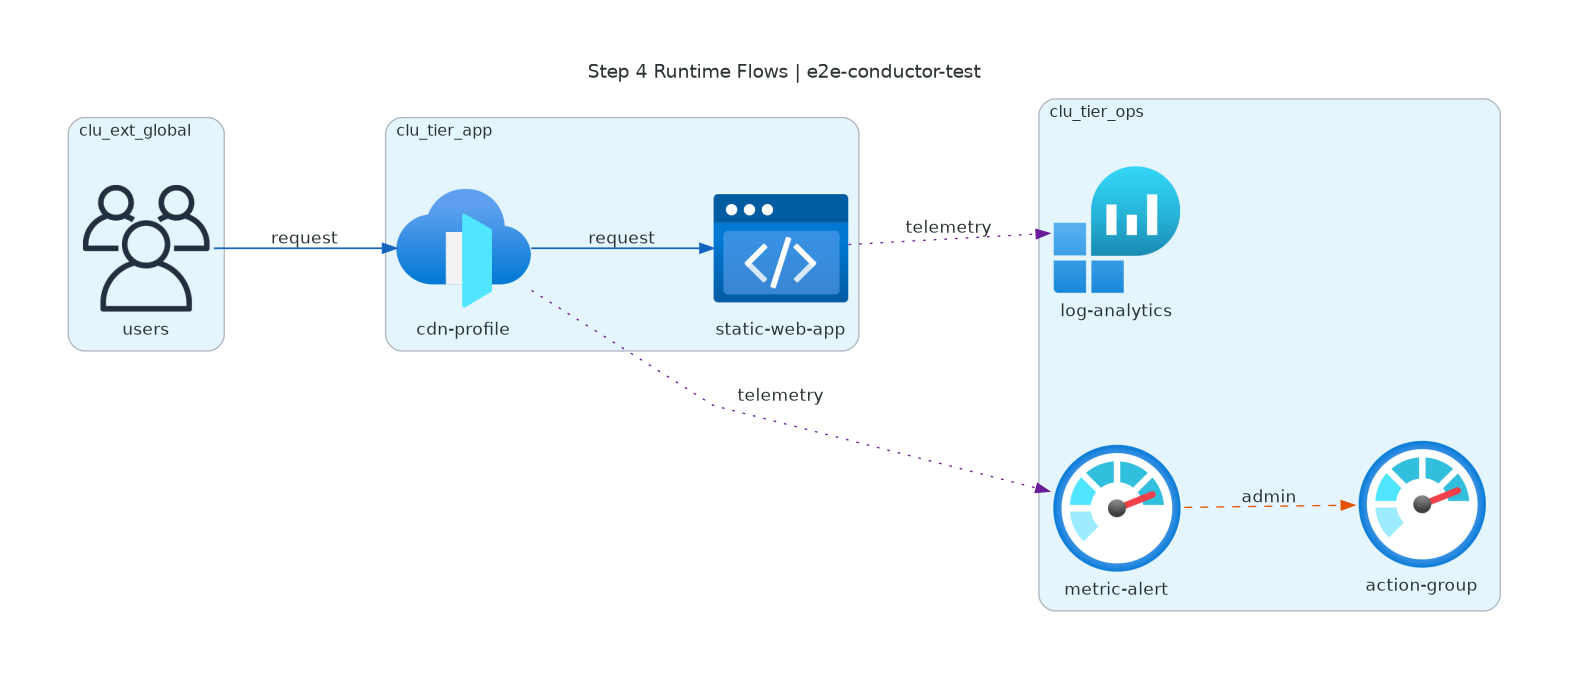

Write the Python code that produced this figure.
"""Step 4 runtime flow diagram for e2e-conductor-test (non-Mermaid)."""

from diagrams import Cluster, Diagram, Edge
from diagrams.azure.monitor import LogAnalyticsWorkspaces, Monitor
from diagrams.azure.web import FrontDoorAndCDNProfiles, StaticApps
from diagrams.onprem.client import Users

graph_attr = {
    "bgcolor": "white",
    "pad": "0.6",
    "nodesep": "1.0",
    "ranksep": "1.2",
    "splines": "polyline",
    "fontsize": "14",
    "labelloc": "t",
    "label": "Step 4 Runtime Flows | e2e-conductor-test",
}

cluster_attr = {"style": "rounded", "fontsize": "12"}

with Diagram(
    "e2e-conductor-test-runtime",
    filename="agent-output/e2e-conductor-test/04-runtime-diagram",
    show=False,
    direction="LR",
    outformat="png",
    graph_attr=graph_attr,
):
    with Cluster("clu_ext_global", graph_attr=cluster_attr):
        n_edge_user_browser = Users("users")

    with Cluster("clu_tier_app", graph_attr=cluster_attr):
        n_web_swa_frontend = StaticApps("static-web-app")
        n_edge_cdn_global = FrontDoorAndCDNProfiles("cdn-profile")

    with Cluster("clu_tier_ops", graph_attr=cluster_attr):
        n_ops_loganalytics_main = LogAnalyticsWorkspaces("log-analytics")
        n_ops_metric_alert = Monitor("metric-alert")
        n_ops_action_group = Monitor("action-group")

    e_runtime = Edge(color="#1565C0", style="bold", penwidth="1.3")
    e_control = Edge(color="#E65100", style="dashed")
    e_observe = Edge(color="#6A1B9A", style="dotted")

    n_edge_user_browser >> Edge(label="request", **e_runtime.attrs) >> n_edge_cdn_global
    n_edge_cdn_global >> Edge(label="request", **e_runtime.attrs) >> n_web_swa_frontend

    n_edge_cdn_global >> Edge(label="telemetry", **e_observe.attrs) >> n_ops_metric_alert
    n_web_swa_frontend >> Edge(label="telemetry", **e_observe.attrs) >> n_ops_loganalytics_main
    n_ops_metric_alert >> Edge(label="admin", **e_control.attrs) >> n_ops_action_group
